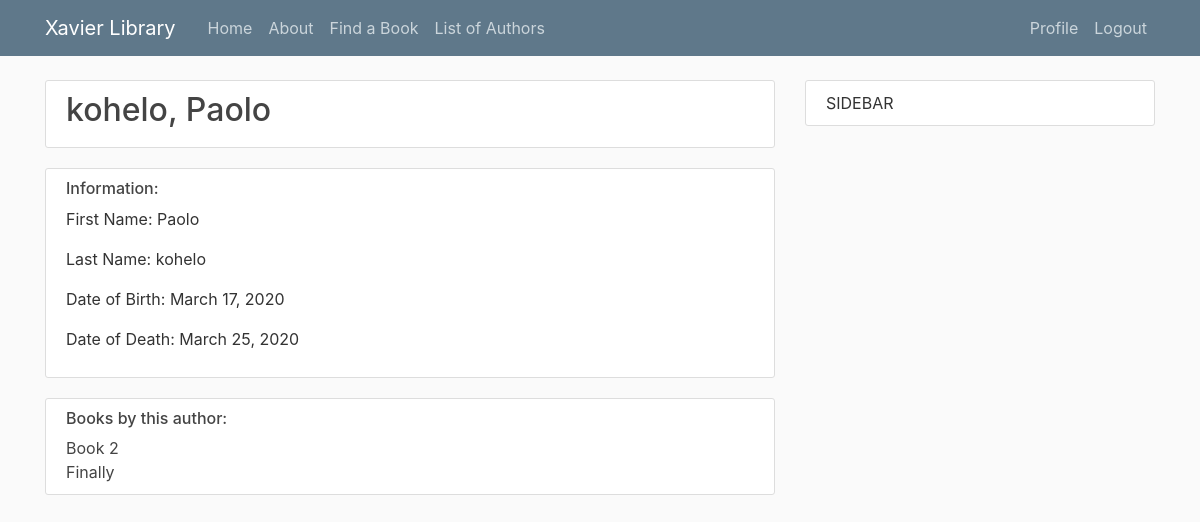
/author/1/ (signed in), run on the app's committed database.
### library/models.py (models this page shows, shortened)
class Author(models.Model):
    first_name = models.CharField(max_length=100)
    last_name = models.CharField(max_length=100)
    date_of_birth = models.DateField(null=True, blank=True)
    date_of_death = models.DateField('died', null=True, blank=True)
    class Meta:
        ordering = ['last_name', 'first_name']

class Book(models.Model):
    title = models.CharField(max_length=200)
    author = models.ForeignKey('Author', on_delete=models.SET_NULL, null=True)
    summary = models.TextField(max_length=1000, help_text="Enter a brief description of the book")
    isbn = models.CharField('ISBN', max_length=13,
                            help_text='13 Character <a href="https://www.isbn-international.org/content/what-isbn'
                                      '">ISBN number</a>')
    genre = models.ManyToManyField(Genre, help_text="Select a genre for this book")
    language = models.ForeignKey('Language', on_delete=models.SET_NULL, null=True)
    call = models.CharField('Call Number', max_length=3, help_text="Enter a 3 digit call number", null=True)
    def display_genre(self):
        """Creates a string for the Genre. This is required to display genre in Admin."""
        return ', '.join([genre.name for genre in self.genre.all()[:3]])
    display_genre.short_description = 'Genre'

### library/views.py (the view)
# urls.py: path('author/<int:pk>/', AuthorDetailView.as_view(), name='author-detail'),
class AuthorDetailView(DetailView):
	model = Author

### library/templates/library/author_detail.html
{% extends "library/base.html" %}
{% block content%}
<article class="media content-section" style="display: block">
    <h2 class="mr-2">{{ object.last_name }}, {{object.first_name}}</h2>
</article>
<article class="media content-section" style="display: block">
    <h6 class="mr-2">Information:</h6>
    <p class="article-content">First Name: {{ object.first_name }}</p>
    <p class="article-content">Last Name: {{ object.last_name }}</p>
    <p class="article-content">Date of Birth: {{ object.date_of_birth }}</p>
    <p class="article-content">Date of Death: {{ object.date_of_death }}</p>
</article>
<article class="media content-section" style="display: block">
    <h6 class="mr-2">Books by this author:</h6>
    {% for book in author.book_set.all %}
    <a class="article-title" href="{% url 'book-detail' book.id %}">{{ book.title }}</a><br>
    {% endfor %}
</article>
{% endblock content %}

### library/static/library/main.css (style rules this page uses)
body { background: #fafafa; color: #333333; margin-top: 5rem; }
h1, h2, h3, h4, h5, h6 { color: #444444; }
.content-section { background: #ffffff; padding: 10px 20px; border: 1px solid #dddddd; border-radius: 3px; margin-bottom: 20px; }
.article-title { color: #444444; }
.article-content { white-space: pre-line; }

### data on the page
Author: last_name "kohelo", first_name "Paolo", date_of_birth "March 17, 2020", date_of_death "March 25, 2020"
Book: title "Book 2"
Book: title "Finally"
